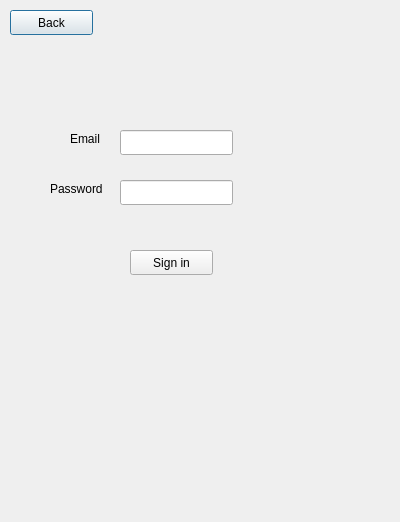
<?xml version="1.0" encoding="UTF-8"?>
<ui version="4.0">
 <class>EnterAccountPage</class>
 <widget class="QDialog" name="EnterAccountPage">
  <property name="geometry">
   <rect>
    <x>0</x>
    <y>0</y>
    <width>400</width>
    <height>522</height>
   </rect>
  </property>
  <property name="windowTitle">
   <string>Dialog</string>
  </property>
  <widget class="QPushButton" name="backButton">
   <property name="geometry">
    <rect>
     <x>10</x>
     <y>10</y>
     <width>83</width>
     <height>25</height>
    </rect>
   </property>
   <property name="text">
    <string>Back</string>
   </property>
  </widget>
  <widget class="QLineEdit" name="lineEdit">
   <property name="geometry">
    <rect>
     <x>120</x>
     <y>130</y>
     <width>113</width>
     <height>25</height>
    </rect>
   </property>
  </widget>
  <widget class="QLineEdit" name="lineEdit_2">
   <property name="geometry">
    <rect>
     <x>120</x>
     <y>180</y>
     <width>113</width>
     <height>25</height>
    </rect>
   </property>
  </widget>
  <widget class="QLabel" name="label">
   <property name="geometry">
    <rect>
     <x>70</x>
     <y>130</y>
     <width>41</width>
     <height>17</height>
    </rect>
   </property>
   <property name="text">
    <string>Email</string>
   </property>
  </widget>
  <widget class="QLabel" name="label_2">
   <property name="geometry">
    <rect>
     <x>50</x>
     <y>180</y>
     <width>62</width>
     <height>17</height>
    </rect>
   </property>
   <property name="text">
    <string>Password</string>
   </property>
  </widget>
  <widget class="QPushButton" name="pushButton">
   <property name="geometry">
    <rect>
     <x>130</x>
     <y>250</y>
     <width>83</width>
     <height>25</height>
    </rect>
   </property>
   <property name="text">
    <string>Sign in</string>
   </property>
  </widget>
 </widget>
 <resources/>
 <connections/>
</ui>
